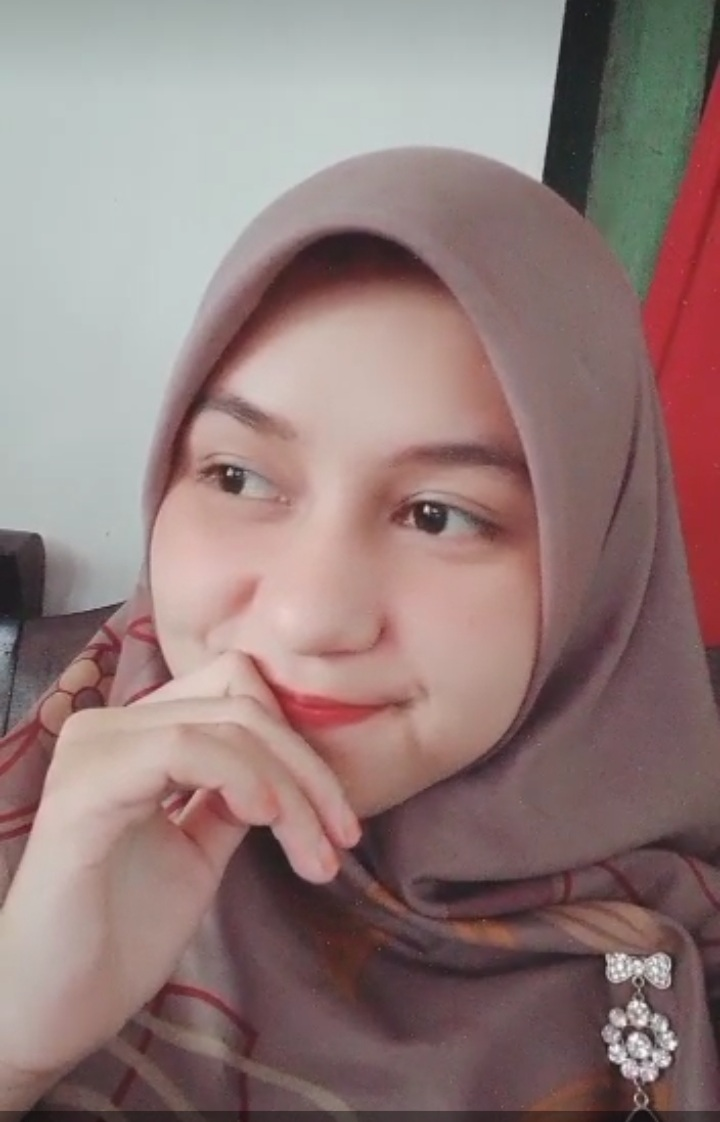
#> input picture images/rizka.jpg, 720 x 1122 px
$ python edge_detect_img.py
#> lines starting #> are read from the running program, lines starting #| are printed output that depends on the picture; after the words box and inside, x2 and y2 are one past the last pixel; in counts of white or black regions, pixels touching at a corner belong together
from cv2 import cv2
import numpy as np

# akuisisi citra
image = cv2.imread('images/rizka.jpg')
#> image is the input picture: shape (1122, 720, 3); mean B, G, R 122.2, 124.1, 146.7
ImgResized = cv2.resize(image, (300, 400))
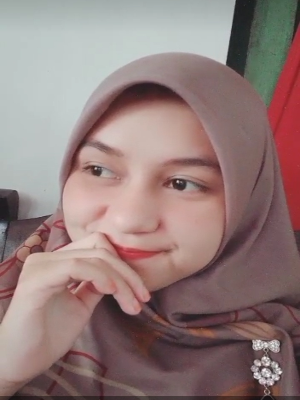
#> ImgResized: shape (400, 300, 3); mean B, G, R 122.2, 124, 146.6
abu     = cv2.cvtColor(ImgResized, cv2.COLOR_BGR2GRAY)
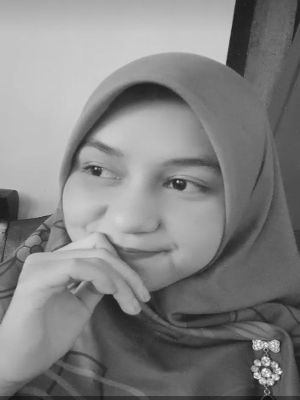
#> abu: shape (400, 300); min 19, max 245, mean 130.5
tepi    = cv2.Canny(abu, 100, 200)
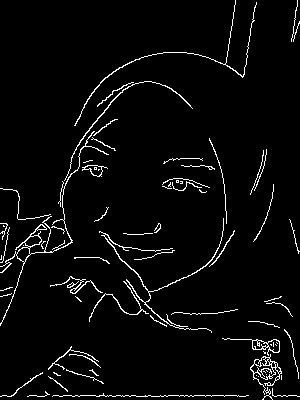
#> tepi: shape (400, 300); 3.8% white in thin lines or dots
kontur, hirarki = cv2.findContours(tepi, cv2.RETR_EXTERNAL, cv2.CHAIN_APPROX_NONE)
#> kontur = 68 contours, 57 with area under 20; largest, box (x1, y1, x2, y2) and area: (250, 354, 282, 400) 447, (0, 131, 109, 326) 408, (222, 338, 280, 356) 249, (82, 165, 108, 177) 128, (99, 218, 224, 333) 126; hirarki = 68 rows, first 6: [1, -1, -1, -1], [2, 0, -1, -1], [3, 1, -1, -1], [4, 2, -1, -1], [5, 3, -1, -1], [6, 4, -1, -1]

# hitung objek citra
jumlah = str(len(kontur))
#> jumlah = '68'
print("jumlah objek: ", jumlah)
#| jumlah objek:  68

hasil_kontur = cv2.drawContours(image, kontur, -1, (0,255,0), 2) #format warna: Blu-Green-Red | ketebalan
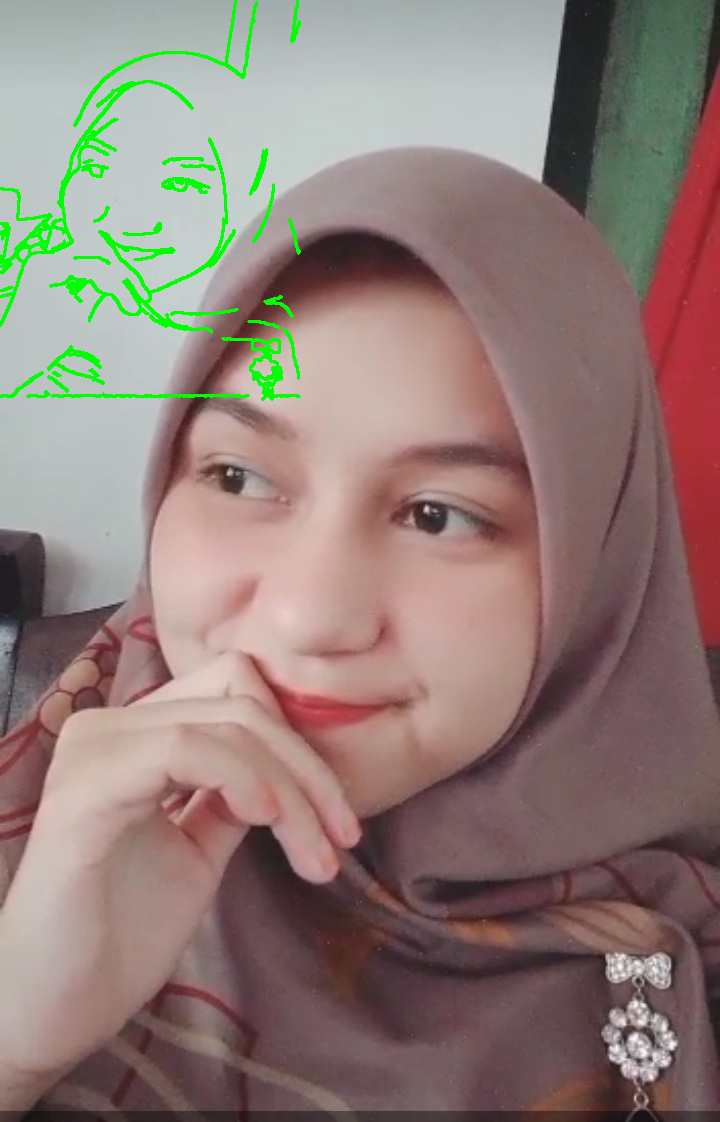
#> hasil_kontur: shape (1122, 720, 3); mean B, G, R 119, 125.2, 143.4

# cv2.imshow("hasil kontur", hasil_kontur)
cv2.imshow("Canny", tepi)
cv2.imwrite('images/saved.jpg', tepi)

cv2.waitKey(0)
cv2.destroyAllWindows()

$ run again, with images/bentuk.jpg copied over images/rizka.jpg
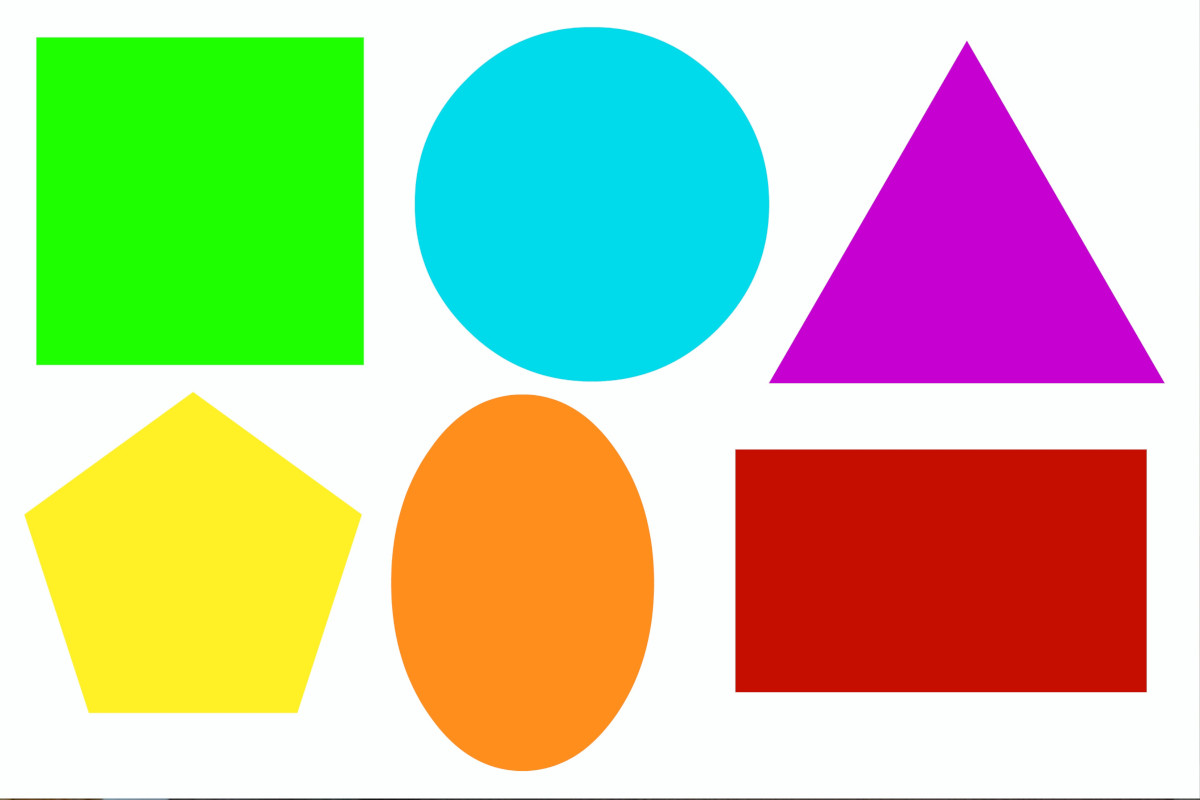
#> input picture images/bentuk.jpg, 1200 x 800 px
#> image is the input picture: shape (800, 1200, 3); mean B, G, R 158.4, 197.5, 192.2
#> `abu     = cv2.cvtColor(ImgResized, cv2.COLOR_BGR2GRAY)`:
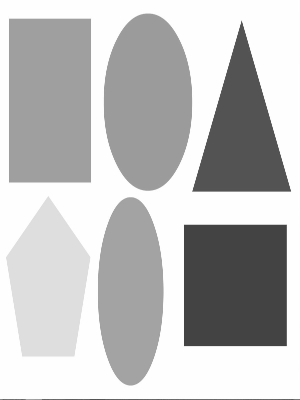
#> abu: shape (400, 300); min 66, max 255, mean 191.4
#> `tepi    = cv2.Canny(abu, 100, 200)`:
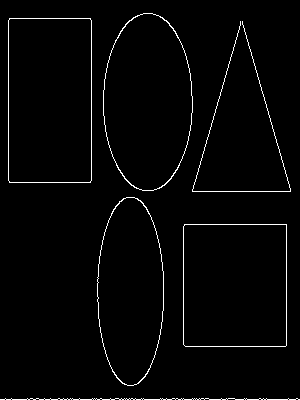
#> tepi: shape (400, 300); 2.2% white in thin lines or dots
#> kontur = 6 contours, 2 with area under 20; largest, box (x1, y1, x2, y2) and area: (8, 18, 92, 183) 13606, (183, 224, 287, 347) 12562, (103, 13, 193, 191) 12416, (97, 197, 164, 386) 9795; hirarki = [[1, -1, -1, -1], [2, 0, -1, -1], [3, 1, -1, -1], [4, 2, -1, -1], [5, 3, -1, -1], [-1, 4, -1, -1]]
#> jumlah = '6'
#| jumlah objek:  6

$ run again, with images/billa.jpg copied over images/rizka.jpg
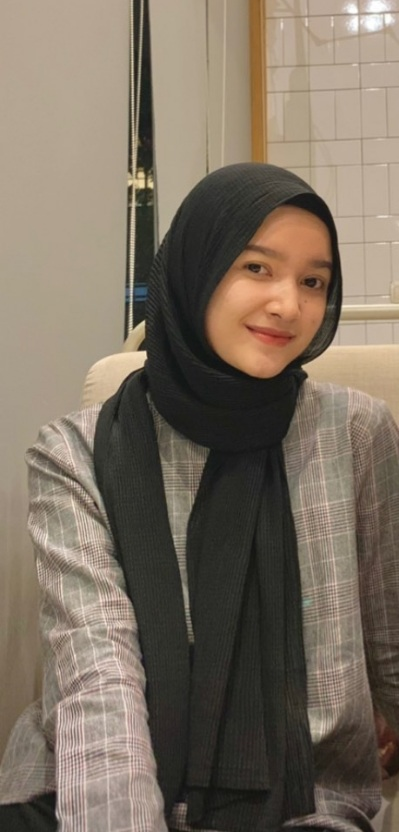
#> input picture images/billa.jpg, 399 x 832 px
#> image is the input picture: shape (832, 399, 3); mean B, G, R 97, 111.5, 123.9
#> `tepi    = cv2.Canny(abu, 100, 200)`:
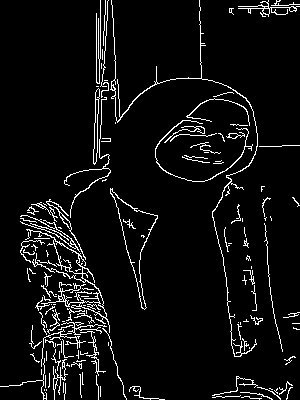
#> tepi: shape (400, 300); 5.9% white in thin lines or dots
#> kontur = 137 contours, 121 with area under 20; largest, box (x1, y1, x2, y2) and area: (110, 188, 158, 310) 1586, (26, 229, 110, 333) 914, (93, 88, 100, 165) 223, (110, 0, 258, 357) 138, (238, 0, 300, 17) 96; hirarki = 137 rows, first 6: [1, -1, -1, -1], [2, 0, -1, -1], [3, 1, -1, -1], [4, 2, -1, -1], [5, 3, -1, -1], [6, 4, -1, -1]
#> jumlah = '137'
#| jumlah objek:  137
#> `hasil_kontur = cv2.drawContours(image, kontur, -1, (0,255,0), 2)`:
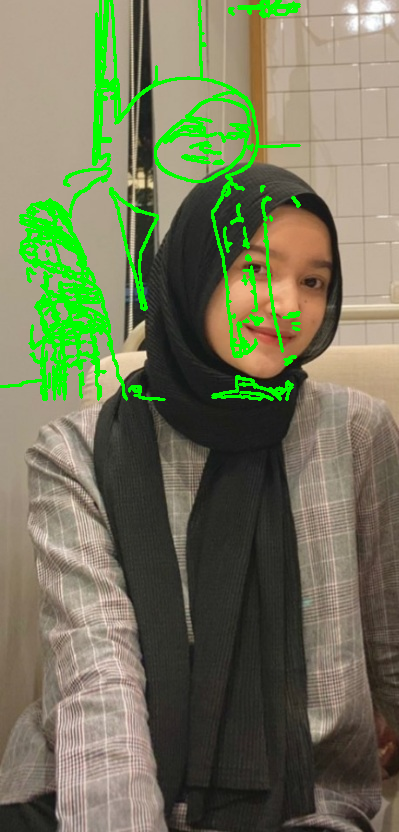
#> hasil_kontur: shape (832, 399, 3); mean B, G, R 89.6, 118.7, 114.3
